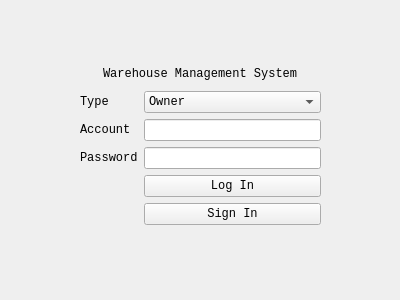
<?xml version="1.0" encoding="UTF-8"?>
<ui version="4.0">
 <class>Form</class>
 <widget class="QWidget" name="Form">
  <property name="windowModality">
   <enum>Qt::WindowModal</enum>
  </property>
  <property name="geometry">
   <rect>
    <x>0</x>
    <y>0</y>
    <width>400</width>
    <height>300</height>
   </rect>
  </property>
  <property name="font">
   <font>
    <family>Consolas</family>
   </font>
  </property>
  <property name="windowTitle">
   <string>Form</string>
  </property>
  <widget class="QWidget" name="verticalLayoutWidget">
   <property name="geometry">
    <rect>
     <x>80</x>
     <y>63</y>
     <width>241</width>
     <height>162</height>
    </rect>
   </property>
   <layout class="QVBoxLayout" name="verticalLayout">
    <item alignment="Qt::AlignHCenter">
     <widget class="QLabel" name="label_4">
      <property name="text">
       <string>Warehouse Management System</string>
      </property>
     </widget>
    </item>
    <item>
     <layout class="QGridLayout" name="gridLayout">
      <item row="2" column="1">
       <widget class="QLineEdit" name="lineEdit_2"/>
      </item>
      <item row="2" column="0">
       <widget class="QLabel" name="label_2">
        <property name="text">
         <string>Password</string>
        </property>
       </widget>
      </item>
      <item row="4" column="1">
       <widget class="QPushButton" name="pushButton_2">
        <property name="text">
         <string>Sign In</string>
        </property>
       </widget>
      </item>
      <item row="3" column="1">
       <widget class="QPushButton" name="pushButton">
        <property name="text">
         <string>Log In</string>
        </property>
       </widget>
      </item>
      <item row="0" column="1">
       <widget class="QComboBox" name="comboBox">
        <item>
         <property name="text">
          <string>Owner</string>
         </property>
        </item>
        <item>
         <property name="text">
          <string>Admin</string>
         </property>
        </item>
       </widget>
      </item>
      <item row="1" column="1">
       <widget class="QLineEdit" name="lineEdit"/>
      </item>
      <item row="0" column="0">
       <widget class="QLabel" name="label_3">
        <property name="text">
         <string>Type</string>
        </property>
       </widget>
      </item>
      <item row="1" column="0">
       <widget class="QLabel" name="label">
        <property name="text">
         <string>Account</string>
        </property>
       </widget>
      </item>
     </layout>
    </item>
   </layout>
  </widget>
 </widget>
 <resources/>
 <connections/>
</ui>
